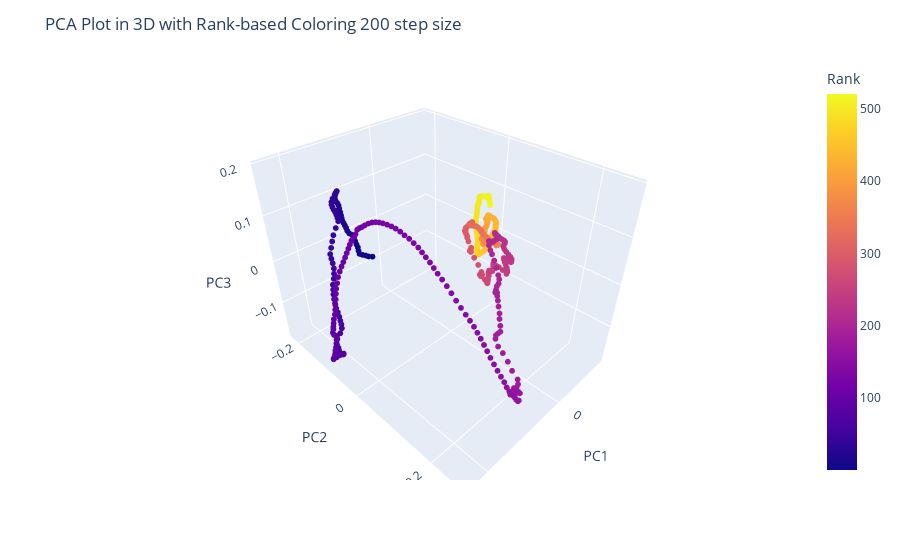

Here is the notebook cell this chart was saved with:
### Code cell
import plotly.express as px
import pandas as pd
from sklearn.decomposition import PCA

data = enmo_active[20]
# Assuming you have already performed PCA and have 'reduced_data'
pca = PCA(n_components=3)
reduced_data = pca.fit_transform(data)

# Create a DataFrame from the reduced data
plot_df = pd.DataFrame(data=reduced_data, columns=['PC1', 'PC2', 'PC3'])

# Add a new column for the rank of each point
plot_df['Rank'] = range(1, len(plot_df) + 1)

# Create an interactive 3D scatter plot using Plotly, coloring by rank
fig = px.scatter_3d(plot_df, x='PC1', y='PC2', z='PC3', color='Rank')

# Customize the plot layout, labels, and other settings as needed
fig.update_layout(
    title='PCA Plot in 3D with Rank-based Coloring 200 step size'
)

fig.update_traces(marker_size = 2)

# Show the plot
fig.show()

### Figure 1 — Plotly figure (JSON) as saved in the notebook; plotly's stock layout.template omitted (floating-point values rounded to 4 significant figures; data arrays with more than 128 entries replaced by an {"elided": "..."} marker saying what was removed)
{"data": [{"hovertemplate": "PC1=%{x}<br>PC2=%{y}<br>PC3=%{z}<br>Rank=%{marker.color}<extra></extra>", "legendgroup": "", "marker": {"color": {"elided": "520 int values"}, "coloraxis": "coloraxis", "size": 2, "symbol": "circle"}, "mode": "markers", "name": "", "scene": "scene", "showlegend": false, "type": "scatter3d", "x": {"elided": "520 float values"}, "y": {"elided": "520 float values"}, "z": {"elided": "520 float values"}}], "layout": {"coloraxis": {"colorbar": {"title": {"text": "Rank"}}, "colorscale": [[0, "#0d0887"], [0.1111, "#46039f"], [0.2222, "#7201a8"], [0.3333, "#9c179e"], [0.4444, "#bd3786"], [0.5556, "#d8576b"], [0.6667, "#ed7953"], [0.7778, "#fb9f3a"], [0.8889, "#fdca26"], [1, "#f0f921"]]}, "legend": {"tracegroupgap": 0}, "margin": {"t": 60}, "scene": {"domain": {"x": [0, 1], "y": [0, 1]}, "xaxis": {"title": {"text": "PC1"}}, "yaxis": {"title": {"text": "PC2"}}, "zaxis": {"title": {"text": "PC3"}}}, "title": {"text": "PCA Plot in 3D with Rank-based Coloring 200 step size"}}}
